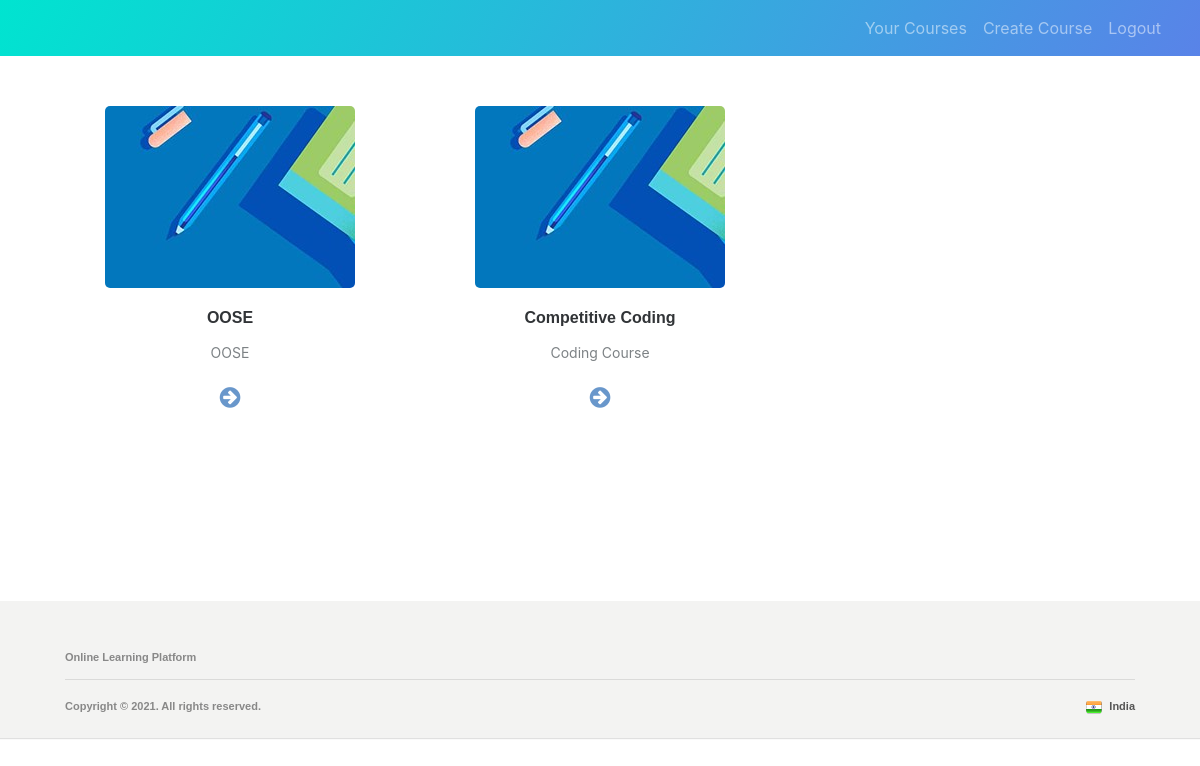
/teacher/ (signed in), run on the app's committed database.
### accounts/models.py (models this page shows, shortened)
class Course(models.Model):
    title = models.CharField(max_length=200, null=False)
    description = models.CharField(max_length=200, null=False)
    created_by = models.ForeignKey(User, on_delete=models.CASCADE, null=False)
    created_on = models.DateTimeField(auto_now_add=True, null=False)

### teacher/decorators.py (the view)
        def wrapper_func(request, *args, **kwargs):
            group = None
            if request.user.groups.exists():
                group = request.user.groups.all()[0].name
            if group in allowed_roles:
                return view_func(request, *args, **kwargs)
            else:
                return HttpResponse('You are not authorized to view this page')

### teacher/views.py (called while the page is built)
@login_required(login_url='/accounts/login')
@allowed_users(allowed_roles=['teacher'])
def getCourses(request):
    courses = request.user.course_set.all()
    return render(request, 'teacher/index.html', context={'courses': courses})

### teacher/templates/teacher/index.html (shortened to what this page needs)
{% extends 'teacher/main.html' %}
{% load static %}
{% block content %}
    <div class="container">
        <div class="article-list">
            <div class="container">
                <div class="row articles">
                    {% for i in courses %}
                        <div class="col-sm-6 col-md-4 item">
                            <a href="/teacher/course/{{ i.id }}">
                                <img alt="image" class="img-fluid" src="{% static 'img/img_backtoschool.jpg' %}"></a>
                            <h3 class="name">{{ i.title }}</h3>
                            <p class="description">{{ i.description }}</p>
                            <a class="action" href="/teacher/course/{{ i.id }}">
                                <i class="fa fa-arrow-circle-right"></i>
                            </a>
                        </div>
                    {% endfor %}
                </div>
            </div>
        </div>
    </div>
{% endblock %}

### teacher/templates/teacher/index.html (style rules this page uses)
.article-list { color: #313437; background-color: #fff; }
.article-list p { color: #7d8285; }
.article-list .articles { padding-bottom: 40px; }
.article-list .item { padding-top: 50px; min-height: 425px; text-align: center; }
.article-list .item .name { font-weight: bold; font-size: 16px; margin-top: 20px; color: inherit; }
.article-list .item .description { font-size: 14px; margin-top: 15px; margin-bottom: 0; }
.article-list .item .action { font-size: 24px; width: 24px; margin: 22px auto 0; line-height: 1; display: block; color: #4f86c3; opacity: 0.85; transition: opacity 0.2s; text-decoration: none; }
h1, h2, h3 { font-family: 'Arial', sans-serif; color: #000000; }
img { border-radius: 5px; }

### data on the page
Course: title "OOSE", description "OOSE"
Course: title "Competitive Coding", description "Coding Course"
